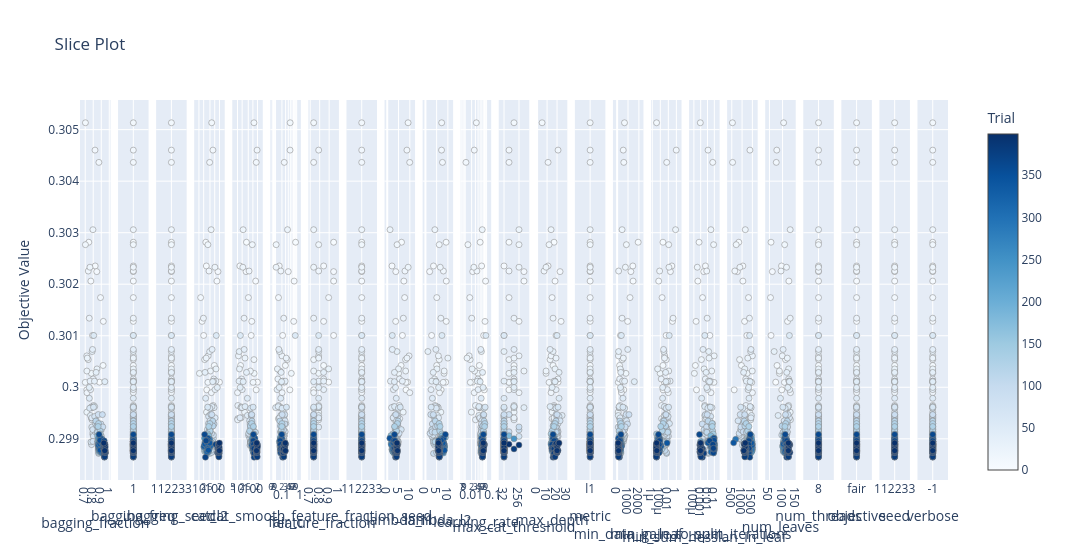

The code cell stored with this chart in its notebook:
### Code cell
optuna.visualization.plot_slice(estudio)

### Figure 1 — Plotly figure (JSON) as saved in the notebook; plotly's stock layout.template omitted (floating-point values rounded to 4 significant figures; data arrays with more than 128 entries replaced by an {"elided": "..."} marker saying what was removed)
{"data": [{"marker": {"color": {"elided": "205 int values"}, "colorbar": {"title": {"text": "Trial"}, "x": 1, "xpad": 40}, "colorscale": [[0, "rgb(247,251,255)"], [0.125, "rgb(222,235,247)"], [0.25, "rgb(198,219,239)"], [0.375, "rgb(158,202,225)"], [0.5, "rgb(107,174,214)"], [0.625, "rgb(66,146,198)"], [0.75, "rgb(33,113,181)"], [0.875, "rgb(8,81,156)"], [1, "rgb(8,48,107)"]], "line": {"color": "Grey", "width": 0.5}, "showscale": true}, "mode": "markers", "name": "Feasible Trial", "showlegend": false, "type": "scatter", "x": {"elided": "205 float values"}, "xaxis": "x", "y": {"elided": "205 float values"}, "yaxis": "y"}, {"marker": {"color": {"elided": "205 int values"}, "colorbar": {"title": {"text": "Trial"}, "x": 1, "xpad": 40}, "colorscale": [[0, "rgb(247,251,255)"], [0.125, "rgb(222,235,247)"], [0.25, "rgb(198,219,239)"], [0.375, "rgb(158,202,225)"], [0.5, "rgb(107,174,214)"], [0.625, "rgb(66,146,198)"], [0.75, "rgb(33,113,181)"], [0.875, "rgb(8,81,156)"], [1, "rgb(8,48,107)"]], "line": {"color": "Grey", "width": 0.5}, "showscale": false}, "mode": "markers", "name": "Feasible Trial", "showlegend": false, "type": "scatter", "x": {"elided": "205 int values"}, "xaxis": "x2", "y": {"elided": "205 float values"}, "yaxis": "y2"}, {"marker": {"color": {"elided": "205 int values"}, "colorbar": {"title": {"text": "Trial"}, "x": 1, "xpad": 40}, "colorscale": [[0, "rgb(247,251,255)"], [0.125, "rgb(222,235,247)"], [0.25, "rgb(198,219,239)"], [0.375, "rgb(158,202,225)"], [0.5, "rgb(107,174,214)"], [0.625, "rgb(66,146,198)"], [0.75, "rgb(33,113,181)"], [0.875, "rgb(8,81,156)"], [1, "rgb(8,48,107)"]], "line": {"color": "Grey", "width": 0.5}, "showscale": false}, "mode": "markers", "name": "Feasible Trial", "showlegend": false, "type": "scatter", "x": {"elided": "205 int values"}, "xaxis": "x3", "y": {"elided": "205 float values"}, "yaxis": "y3"}, {"marker": {"color": {"elided": "205 int values"}, "colorbar": {"title": {"text": "Trial"}, "x": 1, "xpad": 40}, "colorscale": [[0, "rgb(247,251,255)"], [0.125, "rgb(222,235,247)"], [0.25, "rgb(198,219,239)"], [0.375, "rgb(158,202,225)"], [0.5, "rgb(107,174,214)"], [0.625, "rgb(66,146,198)"], [0.75, "rgb(33,113,181)"], [0.875, "rgb(8,81,156)"], [1, "rgb(8,48,107)"]], "line": {"color": "Grey", "width": 0.5}, "showscale": false}, "mode": "markers", "name": "Feasible Trial", "showlegend": false, "type": "scatter", "x": {"elided": "205 float values"}, "xaxis": "x4", "y": {"elided": "205 float values"}, "yaxis": "y4"}, {"marker": {"color": {"elided": "205 int values"}, "colorbar": {"title": {"text": "Trial"}, "x": 1, "xpad": 40}, "colorscale": [[0, "rgb(247,251,255)"], [0.125, "rgb(222,235,247)"], [0.25, "rgb(198,219,239)"], [0.375, "rgb(158,202,225)"], [0.5, "rgb(107,174,214)"], [0.625, "rgb(66,146,198)"], [0.75, "rgb(33,113,181)"], [0.875, "rgb(8,81,156)"], [1, "rgb(8,48,107)"]], "line": {"color": "Grey", "width": 0.5}, "showscale": false}, "mode": "markers", "name": "Feasible Trial", "showlegend": false, "type": "scatter", "x": {"elided": "205 float values"}, "xaxis": "x5", "y": {"elided": "205 float values"}, "yaxis": "y5"}, {"marker": {"color": {"elided": "205 int values"}, "colorbar": {"title": {"text": "Trial"}, "x": 1, "xpad": 40}, "colorscale": [[0, "rgb(247,251,255)"], [0.125, "rgb(222,235,247)"], [0.25, "rgb(198,219,239)"], [0.375, "rgb(158,202,225)"], [0.5, "rgb(107,174,214)"], [0.625, "rgb(66,146,198)"], [0.75, "rgb(33,113,181)"], [0.875, "rgb(8,81,156)"], [1, "rgb(8,48,107)"]], "line": {"color": "Grey", "width": 0.5}, "showscale": false}, "mode": "markers", "name": "Feasible Trial", "showlegend": false, "type": "scatter", "x": {"elided": "205 float values"}, "xaxis": "x6", "y": {"elided": "205 float values"}, "yaxis": "y6"}, {"marker": {"color": {"elided": "205 int values"}, "colorbar": {"title": {"text": "Trial"}, "x": 1, "xpad": 40}, "colorscale": [[0, "rgb(247,251,255)"], [0.125, "rgb(222,235,247)"], [0.25, "rgb(198,219,239)"], [0.375, "rgb(158,202,225)"], [0.5, "rgb(107,174,214)"], [0.625, "rgb(66,146,198)"], [0.75, "rgb(33,113,181)"], [0.875, "rgb(8,81,156)"], [1, "rgb(8,48,107)"]], "line": {"color": "Grey", "width": 0.5}, "showscale": false}, "mode": "markers", "name": "Feasible Trial", "showlegend": false, "type": "scatter", "x": {"elided": "205 float values"}, "xaxis": "x7", "y": {"elided": "205 float values"}, "yaxis": "y7"}, {"marker": {"color": {"elided": "205 int values"}, "colorbar": {"title": {"text": "Trial"}, "x": 1, "xpad": 40}, "colorscale": [[0, "rgb(247,251,255)"], [0.125, "rgb(222,235,247)"], [0.25, "rgb(198,219,239)"], [0.375, "rgb(158,202,225)"], [0.5, "rgb(107,174,214)"], [0.625, "rgb(66,146,198)"], [0.75, "rgb(33,113,181)"], [0.875, "rgb(8,81,156)"], [1, "rgb(8,48,107)"]], "line": {"color": "Grey", "width": 0.5}, "showscale": false}, "mode": "markers", "name": "Feasible Trial", "showlegend": false, "type": "scatter", "x": {"elided": "205 int values"}, "xaxis": "x8", "y": {"elided": "205 float values"}, "yaxis": "y8"}, {"marker": {"color": {"elided": "205 int values"}, "colorbar": {"title": {"text": "Trial"}, "x": 1, "xpad": 40}, "colorscale": [[0, "rgb(247,251,255)"], [0.125, "rgb(222,235,247)"], [0.25, "rgb(198,219,239)"], [0.375, "rgb(158,202,225)"], [0.5, "rgb(107,174,214)"], [0.625, "rgb(66,146,198)"], [0.75, "rgb(33,113,181)"], [0.875, "rgb(8,81,156)"], [1, "rgb(8,48,107)"]], "line": {"color": "Grey", "width": 0.5}, "showscale": false}, "mode": "markers", "name": "Feasible Trial", "showlegend": false, "type": "scatter", "x": {"elided": "205 float values"}, "xaxis": "x9", "y": {"elided": "205 float values"}, "yaxis": "y9"}, {"marker": {"color": {"elided": "205 int values"}, "colorbar": {"title": {"text": "Trial"}, "x": 1, "xpad": 40}, "colorscale": [[0, "rgb(247,251,255)"], [0.125, "rgb(222,235,247)"], [0.25, "rgb(198,219,239)"], [0.375, "rgb(158,202,225)"], [0.5, "rgb(107,174,214)"], [0.625, "rgb(66,146,198)"], [0.75, "rgb(33,113,181)"], [0.875, "rgb(8,81,156)"], [1, "rgb(8,48,107)"]], "line": {"color": "Grey", "width": 0.5}, "showscale": false}, "mode": "markers", "name": "Feasible Trial", "showlegend": false, "type": "scatter", "x": {"elided": "205 float values"}, "xaxis": "x10", "y": {"elided": "205 float values"}, "yaxis": "y10"}, {"marker": {"color": {"elided": "205 int values"}, "colorbar": {"title": {"text": "Trial"}, "x": 1, "xpad": 40}, "colorscale": [[0, "rgb(247,251,255)"], [0.125, "rgb(222,235,247)"], [0.25, "rgb(198,219,239)"], [0.375, "rgb(158,202,225)"], [0.5, "rgb(107,174,214)"], [0.625, "rgb(66,146,198)"], [0.75, "rgb(33,113,181)"], [0.875, "rgb(8,81,156)"], [1, "rgb(8,48,107)"]], "line": {"color": "Grey", "width": 0.5}, "showscale": false}, "mode": "markers", "name": "Feasible Trial", "showlegend": false, "type": "scatter", "x": {"elided": "205 float values"}, "xaxis": "x11", "y": {"elided": "205 float values"}, "yaxis": "y11"}, {"marker": {"color": {"elided": "205 int values"}, "colorbar": {"title": {"text": "Trial"}, "x": 1, "xpad": 40}, "colorscale": [[0, "rgb(247,251,255)"], [0.125, "rgb(222,235,247)"], [0.25, "rgb(198,219,239)"], [0.375, "rgb(158,202,225)"], [0.5, "rgb(107,174,214)"], [0.625, "rgb(66,146,198)"], [0.75, "rgb(33,113,181)"], [0.875, "rgb(8,81,156)"], [1, "rgb(8,48,107)"]], "line": {"color": "Grey", "width": 0.5}, "showscale": false}, "mode": "markers", "name": "Feasible Trial", "showlegend": false, "type": "scatter", "x": {"elided": "205 int values"}, "xaxis": "x12", "y": {"elided": "205 float values"}, "yaxis": "y12"}, {"marker": {"color": {"elided": "205 int values"}, "colorbar": {"title": {"text": "Trial"}, "x": 1, "xpad": 40}, "colorscale": [[0, "rgb(247,251,255)"], [0.125, "rgb(222,235,247)"], [0.25, "rgb(198,219,239)"], [0.375, "rgb(158,202,225)"], [0.5, "rgb(107,174,214)"], [0.625, "rgb(66,146,198)"], [0.75, "rgb(33,113,181)"], [0.875, "rgb(8,81,156)"], [1, "rgb(8,48,107)"]], "line": {"color": "Grey", "width": 0.5}, "showscale": false}, "mode": "markers", "name": "Feasible Trial", "showlegend": false, "type": "scatter", "x": {"elided": "205 int values"}, "xaxis": "x13", "y": {"elided": "205 float values"}, "yaxis": "y13"}, {"marker": {"color": {"elided": "205 int values"}, "colorbar": {"title": {"text": "Trial"}, "x": 1, "xpad": 40}, "colorscale": [[0, "rgb(247,251,255)"], [0.125, "rgb(222,235,247)"], [0.25, "rgb(198,219,239)"], [0.375, "rgb(158,202,225)"], [0.5, "rgb(107,174,214)"], [0.625, "rgb(66,146,198)"], [0.75, "rgb(33,113,181)"], [0.875, "rgb(8,81,156)"], [1, "rgb(8,48,107)"]], "line": {"color": "Grey", "width": 0.5}, "showscale": false}, "mode": "markers", "name": "Feasible Trial", "showlegend": false, "type": "scatter", "x": {"elided": "205 str values"}, "xaxis": "x14", "y": {"elided": "205 float values"}, "yaxis": "y14"}, {"marker": {"color": {"elided": "205 int values"}, "colorbar": {"title": {"text": "Trial"}, "x": 1, "xpad": 40}, "colorscale": [[0, "rgb(247,251,255)"], [0.125, "rgb(222,235,247)"], [0.25, "rgb(198,219,239)"], [0.375, "rgb(158,202,225)"], [0.5, "rgb(107,174,214)"], [0.625, "rgb(66,146,198)"], [0.75, "rgb(33,113,181)"], [0.875, "rgb(8,81,156)"], [1, "rgb(8,48,107)"]], "line": {"color": "Grey", "width": 0.5}, "showscale": false}, "mode": "markers", "name": "Feasible Trial", "showlegend": false, "type": "scatter", "x": {"elided": "205 int values"}, "xaxis": "x15", "y": {"elided": "205 float values"}, "yaxis": "y15"}, {"marker": {"color": {"elided": "205 int values"}, "colorbar": {"title": {"text": "Trial"}, "x": 1, "xpad": 40}, "colorscale": [[0, "rgb(247,251,255)"], [0.125, "rgb(222,235,247)"], [0.25, "rgb(198,219,239)"], [0.375, "rgb(158,202,225)"], [0.5, "rgb(107,174,214)"], [0.625, "rgb(66,146,198)"], [0.75, "rgb(33,113,181)"], [0.875, "rgb(8,81,156)"], [1, "rgb(8,48,107)"]], "line": {"color": "Grey", "width": 0.5}, "showscale": false}, "mode": "markers", "name": "Feasible Trial", "showlegend": false, "type": "scatter", "x": {"elided": "205 float values"}, "xaxis": "x16", "y": {"elided": "205 float values"}, "yaxis": "y16"}, {"marker": {"color": {"elided": "205 int values"}, "colorbar": {"title": {"text": "Trial"}, "x": 1, "xpad": 40}, "colorscale": [[0, "rgb(247,251,255)"], [0.125, "rgb(222,235,247)"], [0.25, "rgb(198,219,239)"], [0.375, "rgb(158,202,225)"], [0.5, "rgb(107,174,214)"], [0.625, "rgb(66,146,198)"], [0.75, "rgb(33,113,181)"], [0.875, "rgb(8,81,156)"], [1, "rgb(8,48,107)"]], "line": {"color": "Grey", "width": 0.5}, "showscale": false}, "mode": "markers", "name": "Feasible Trial", "showlegend": false, "type": "scatter", "x": {"elided": "205 float values"}, "xaxis": "x17", "y": {"elided": "205 float values"}, "yaxis": "y17"}, {"marker": {"color": {"elided": "205 int values"}, "colorbar": {"title": {"text": "Trial"}, "x": 1, "xpad": 40}, "colorscale": [[0, "rgb(247,251,255)"], [0.125, "rgb(222,235,247)"], [0.25, "rgb(198,219,239)"], [0.375, "rgb(158,202,225)"], [0.5, "rgb(107,174,214)"], [0.625, "rgb(66,146,198)"], [0.75, "rgb(33,113,181)"], [0.875, "rgb(8,81,156)"], [1, "rgb(8,48,107)"]], "line": {"color": "Grey", "width": 0.5}, "showscale": false}, "mode": "markers", "name": "Feasible Trial", "showlegend": false, "type": "scatter", "x": {"elided": "205 int values"}, "xaxis": "x18", "y": {"elided": "205 float values"}, "yaxis": "y18"}, {"marker": {"color": {"elided": "205 int values"}, "colorbar": {"title": {"text": "Trial"}, "x": 1, "xpad": 40}, "colorscale": [[0, "rgb(247,251,255)"], [0.125, "rgb(222,235,247)"], [0.25, "rgb(198,219,239)"], [0.375, "rgb(158,202,225)"], [0.5, "rgb(107,174,214)"], [0.625, "rgb(66,146,198)"], [0.75, "rgb(33,113,181)"], [0.875, "rgb(8,81,156)"], [1, "rgb(8,48,107)"]], "line": {"color": "Grey", "width": 0.5}, "showscale": false}, "mode": "markers", "name": "Feasible Trial", "showlegend": false, "type": "scatter", "x": {"elided": "205 int values"}, "xaxis": "x19", "y": {"elided": "205 float values"}, "yaxis": "y19"}, {"marker": {"color": {"elided": "205 int values"}, "colorbar": {"title": {"text": "Trial"}, "x": 1, "xpad": 40}, "colorscale": [[0, "rgb(247,251,255)"], [0.125, "rgb(222,235,247)"], [0.25, "rgb(198,219,239)"], [0.375, "rgb(158,202,225)"], [0.5, "rgb(107,174,214)"], [0.625, "rgb(66,146,198)"], [0.75, "rgb(33,113,181)"], [0.875, "rgb(8,81,156)"], [1, "rgb(8,48,107)"]], "line": {"color": "Grey", "width": 0.5}, "showscale": false}, "mode": "markers", "name": "Feasible Trial", "showlegend": false, "type": "scatter", "x": {"elided": "205 int values"}, "xaxis": "x20", "y": {"elided": "205 float values"}, "yaxis": "y20"}, {"marker": {"color": {"elided": "205 int values"}, "colorbar": {"title": {"text": "Trial"}, "x": 1, "xpad": 40}, "colorscale": [[0, "rgb(247,251,255)"], [0.125, "rgb(222,235,247)"], [0.25, "rgb(198,219,239)"], [0.375, "rgb(158,202,225)"], [0.5, "rgb(107,174,214)"], [0.625, "rgb(66,146,198)"], [0.75, "rgb(33,113,181)"], [0.875, "rgb(8,81,156)"], [1, "rgb(8,48,107)"]], "line": {"color": "Grey", "width": 0.5}, "showscale": false}, "mode": "markers", "name": "Feasible Trial", "showlegend": false, "type": "scatter", "x": {"elided": "205 str values"}, "xaxis": "x21", "y": {"elided": "205 float values"}, "yaxis": "y21"}, {"marker": {"color": {"elided": "205 int values"}, "colorbar": {"title": {"text": "Trial"}, "x": 1, "xpad": 40}, "colorscale": [[0, "rgb(247,251,255)"], [0.125, "rgb(222,235,247)"], [0.25, "rgb(198,219,239)"], [0.375, "rgb(158,202,225)"], [0.5, "rgb(107,174,214)"], [0.625, "rgb(66,146,198)"], [0.75, "rgb(33,113,181)"], [0.875, "rgb(8,81,156)"], [1, "rgb(8,48,107)"]], "line": {"color": "Grey", "width": 0.5}, "showscale": false}, "mode": "markers", "name": "Feasible Trial", "showlegend": false, "type": "scatter", "x": {"elided": "205 int values"}, "xaxis": "x22", "y": {"elided": "205 float values"}, "yaxis": "y22"}, {"marker": {"color": {"elided": "205 int values"}, "colorbar": {"title": {"text": "Trial"}, "x": 1, "xpad": 40}, "colorscale": [[0, "rgb(247,251,255)"], [0.125, "rgb(222,235,247)"], [0.25, "rgb(198,219,239)"], [0.375, "rgb(158,202,225)"], [0.5, "rgb(107,174,214)"], [0.625, "rgb(66,146,198)"], [0.75, "rgb(33,113,181)"], [0.875, "rgb(8,81,156)"], [1, "rgb(8,48,107)"]], "line": {"color": "Grey", "width": 0.5}, "showscale": false}, "mode": "markers", "name": "Feasible Trial", "showlegend": false, "type": "scatter", "x": {"elided": "205 int values"}, "xaxis": "x23", "y": {"elided": "205 float values"}, "yaxis": "y23"}], "layout": {"title": {"text": "Slice Plot"}, "width": 6900, "xaxis": {"anchor": "y", "domain": [0, 0.03516], "title": {"text": "bagging_fraction"}}, "xaxis10": {"anchor": "y10", "domain": [0.3947, 0.4299], "title": {"text": "lambda_l2"}}, "xaxis11": {"anchor": "y11", "domain": [0.4386, 0.4737], "title": {"text": "learning_rate"}, "type": "log"}, "xaxis12": {"anchor": "y12", "categoryarray": [32, 64, 128, 256, 512], "categoryorder": "array", "domain": [0.4824, 0.5176], "title": {"text": "max_cat_threshold"}, "type": "category"}, "xaxis13": {"anchor": "y13", "domain": [0.5263, 0.5614], "title": {"text": "max_depth"}}, "xaxis14": {"anchor": "y14", "categoryarray": ["l1"], "categoryorder": "array", "domain": [0.5701, 0.6053], "title": {"text": "metric"}, "type": "category"}, "xaxis15": {"anchor": "y15", "domain": [0.614, 0.6491], "title": {"text": "min_data_in_leaf"}}, "xaxis16": {"anchor": "y16", "domain": [0.6578, 0.693], "title": {"text": "min_gain_to_split"}, "type": "log"}, "xaxis17": {"anchor": "y17", "domain": [0.7017, 0.7369], "title": {"text": "min_sum_hessian_in_leaf"}, "type": "log"}, "xaxis18": {"anchor": "y18", "domain": [0.7456, 0.7807], "title": {"text": "num_iterations"}}, "xaxis19": {"anchor": "y19", "domain": [0.7894, 0.8246], "title": {"text": "num_leaves"}}, "xaxis2": {"anchor": "y2", "categoryarray": [1], "categoryorder": "array", "domain": [0.04386, 0.07902], "title": {"text": "bagging_freq"}, "type": "category"}, "xaxis20": {"anchor": "y20", "categoryarray": [8], "categoryorder": "array", "domain": [0.8333, 0.8684], "title": {"text": "num_threads"}, "type": "category"}, "xaxis21": {"anchor": "y21", "categoryarray": ["fair"], "categoryorder": "array", "domain": [0.8771, 0.9123], "title": {"text": "objective"}, "type": "category"}, "xaxis22": {"anchor": "y22", "categoryarray": [112233], "categoryorder": "array", "domain": [0.921, 0.9561], "title": {"text": "seed"}, "type": "category"}, "xaxis23": {"anchor": "y23", "categoryarray": [-1], "categoryorder": "array", "domain": [0.9648, 1.0], "title": {"text": "verbose"}, "type": "category"}, "xaxis3": {"anchor": "y3", "categoryarray": [112233], "categoryorder": "array", "domain": [0.08771, 0.1229], "title": {"text": "bagging_seed"}, "type": "category"}, "xaxis4": {"anchor": "y4", "domain": [0.1316, 0.1667], "title": {"text": "cat_l2"}, "type": "log"}, "xaxis5": {"anchor": "y5", "domain": [0.1754, 0.2106], "title": {"text": "cat_smooth"}, "type": "log"}, "xaxis6": {"anchor": "y6", "domain": [0.2193, 0.2544], "title": {"text": "fair_c"}, "type": "log"}, "xaxis7": {"anchor": "y7", "domain": [0.2631, 0.2983], "title": {"text": "feature_fraction"}}, "xaxis8": {"anchor": "y8", "categoryarray": [112233], "categoryorder": "array", "domain": [0.307, 0.3422], "title": {"text": "feature_fraction_seed"}, "type": "category"}, "xaxis9": {"anchor": "y9", "domain": [0.3509, 0.386], "title": {"text": "lambda_l1"}}, "yaxis": {"anchor": "x", "domain": [0, 1], "title": {"text": "Objective Value"}}, "yaxis10": {"anchor": "x10", "domain": [0, 1], "matches": "y", "showticklabels": false}, "yaxis11": {"anchor": "x11", "domain": [0, 1], "matches": "y", "showticklabels": false}, "yaxis12": {"anchor": "x12", "domain": [0, 1], "matches": "y", "showticklabels": false}, "yaxis13": {"anchor": "x13", "domain": [0, 1], "matches": "y", "showticklabels": false}, "yaxis14": {"anchor": "x14", "domain": [0, 1], "matches": "y", "showticklabels": false}, "yaxis15": {"anchor": "x15", "domain": [0, 1], "matches": "y", "showticklabels": false}, "yaxis16": {"anchor": "x16", "domain": [0, 1], "matches": "y", "showticklabels": false}, "yaxis17": {"anchor": "x17", "domain": [0, 1], "matches": "y", "showticklabels": false}, "yaxis18": {"anchor": "x18", "domain": [0, 1], "matches": "y", "showticklabels": false}, "yaxis19": {"anchor": "x19", "domain": [0, 1], "matches": "y", "showticklabels": false}, "yaxis2": {"anchor": "x2", "domain": [0, 1], "matches": "y", "showticklabels": false}, "yaxis20": {"anchor": "x20", "domain": [0, 1], "matches": "y", "showticklabels": false}, "yaxis21": {"anchor": "x21", "domain": [0, 1], "matches": "y", "showticklabels": false}, "yaxis22": {"anchor": "x22", "domain": [0, 1], "matches": "y", "showticklabels": false}, "yaxis23": {"anchor": "x23", "domain": [0, 1], "matches": "y", "showticklabels": false}, "yaxis3": {"anchor": "x3", "domain": [0, 1], "matches": "y", "showticklabels": false}, "yaxis4": {"anchor": "x4", "domain": [0, 1], "matches": "y", "showticklabels": false}, "yaxis5": {"anchor": "x5", "domain": [0, 1], "matches": "y", "showticklabels": false}, "yaxis6": {"anchor": "x6", "domain": [0, 1], "matches": "y", "showticklabels": false}, "yaxis7": {"anchor": "x7", "domain": [0, 1], "matches": "y", "showticklabels": false}, "yaxis8": {"anchor": "x8", "domain": [0, 1], "matches": "y", "showticklabels": false}, "yaxis9": {"anchor": "x9", "domain": [0, 1], "matches": "y", "showticklabels": false}}}
